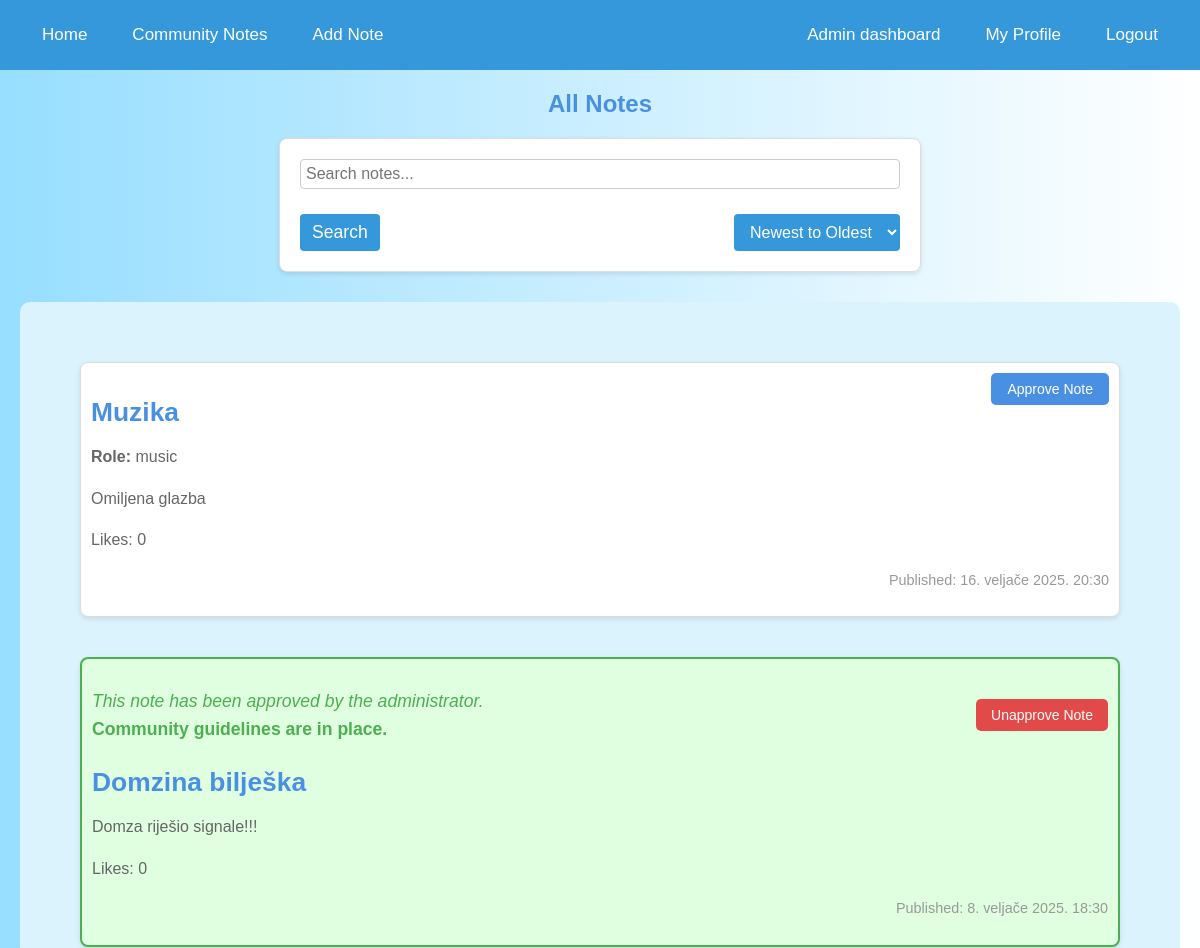
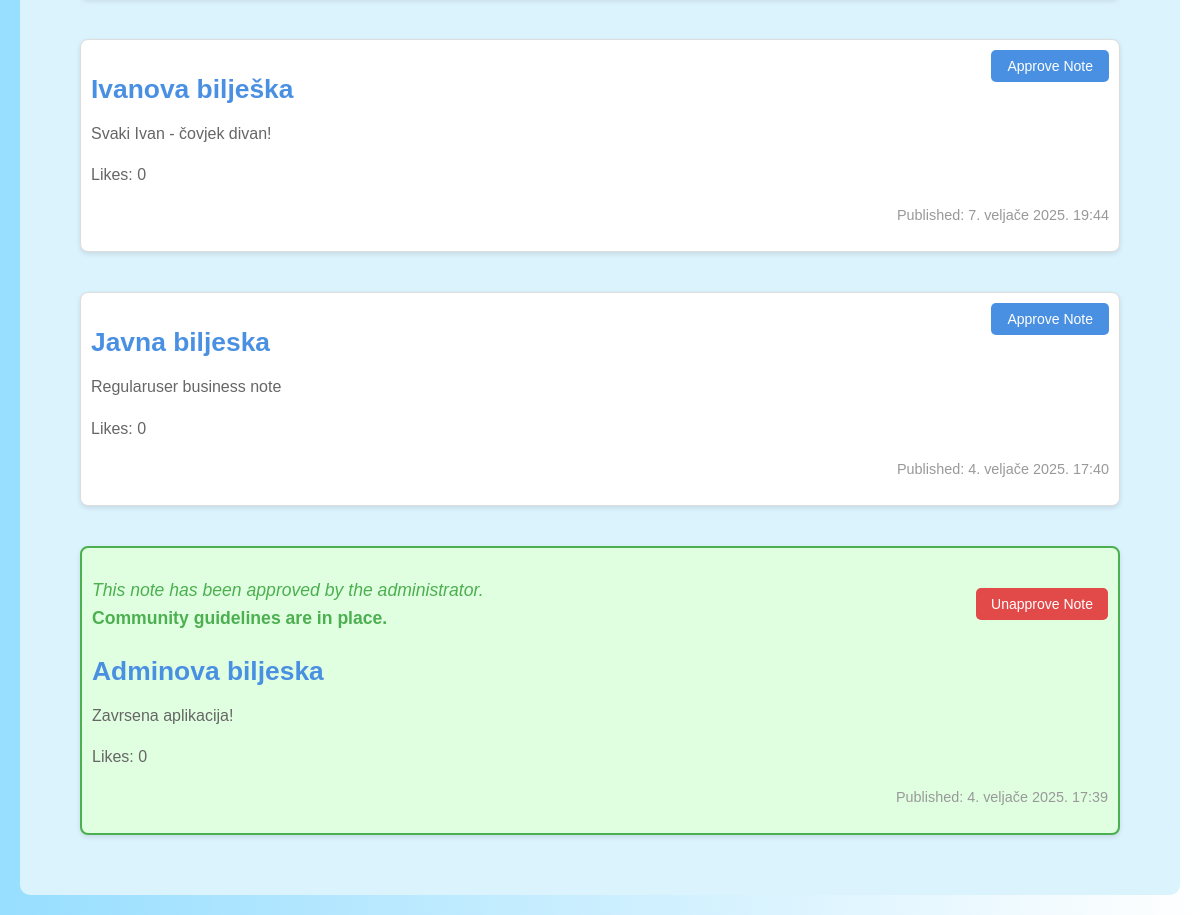
Before: /notes/ (signed in) with the older database file (2 pictures, top to bottom).
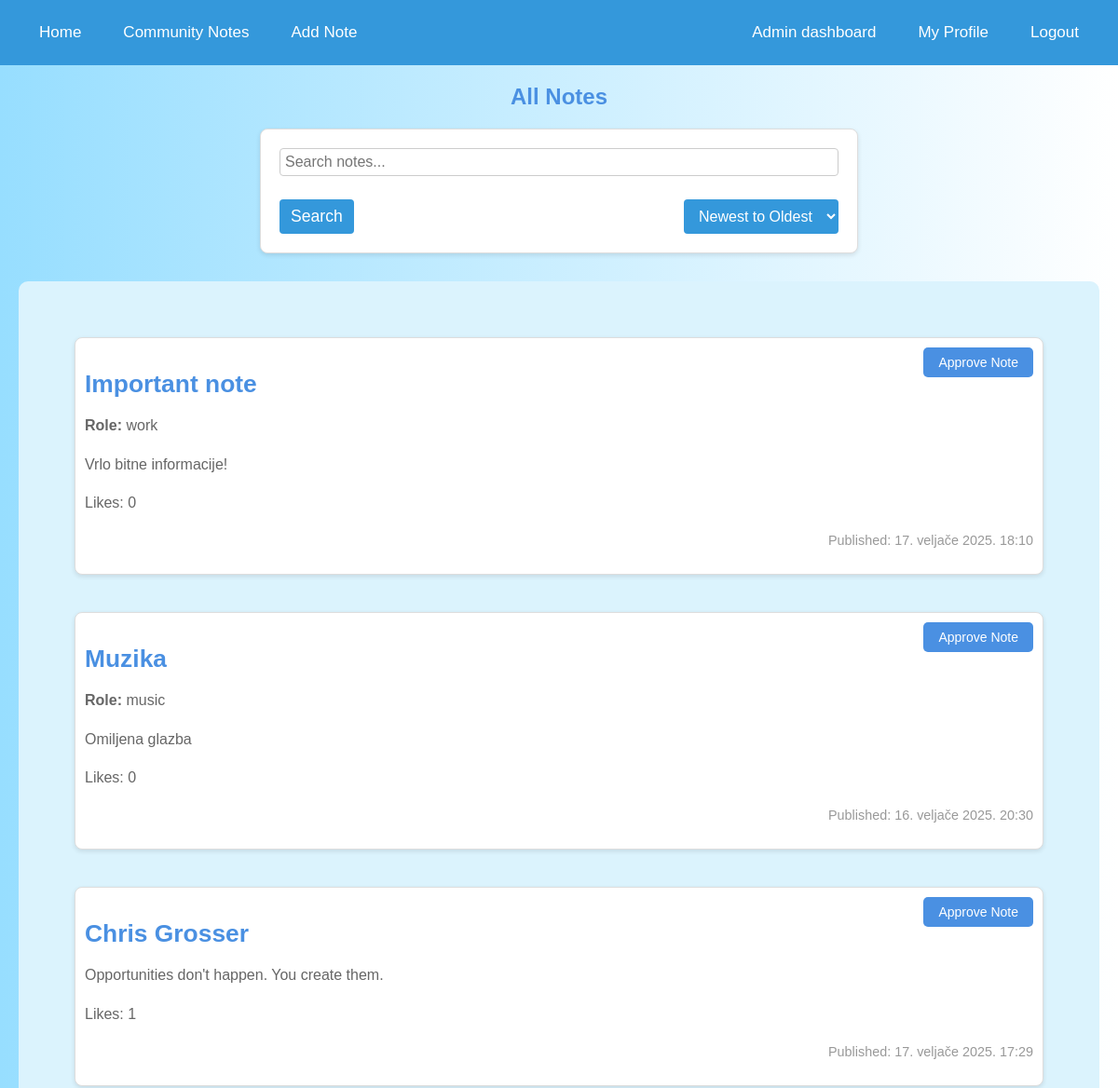
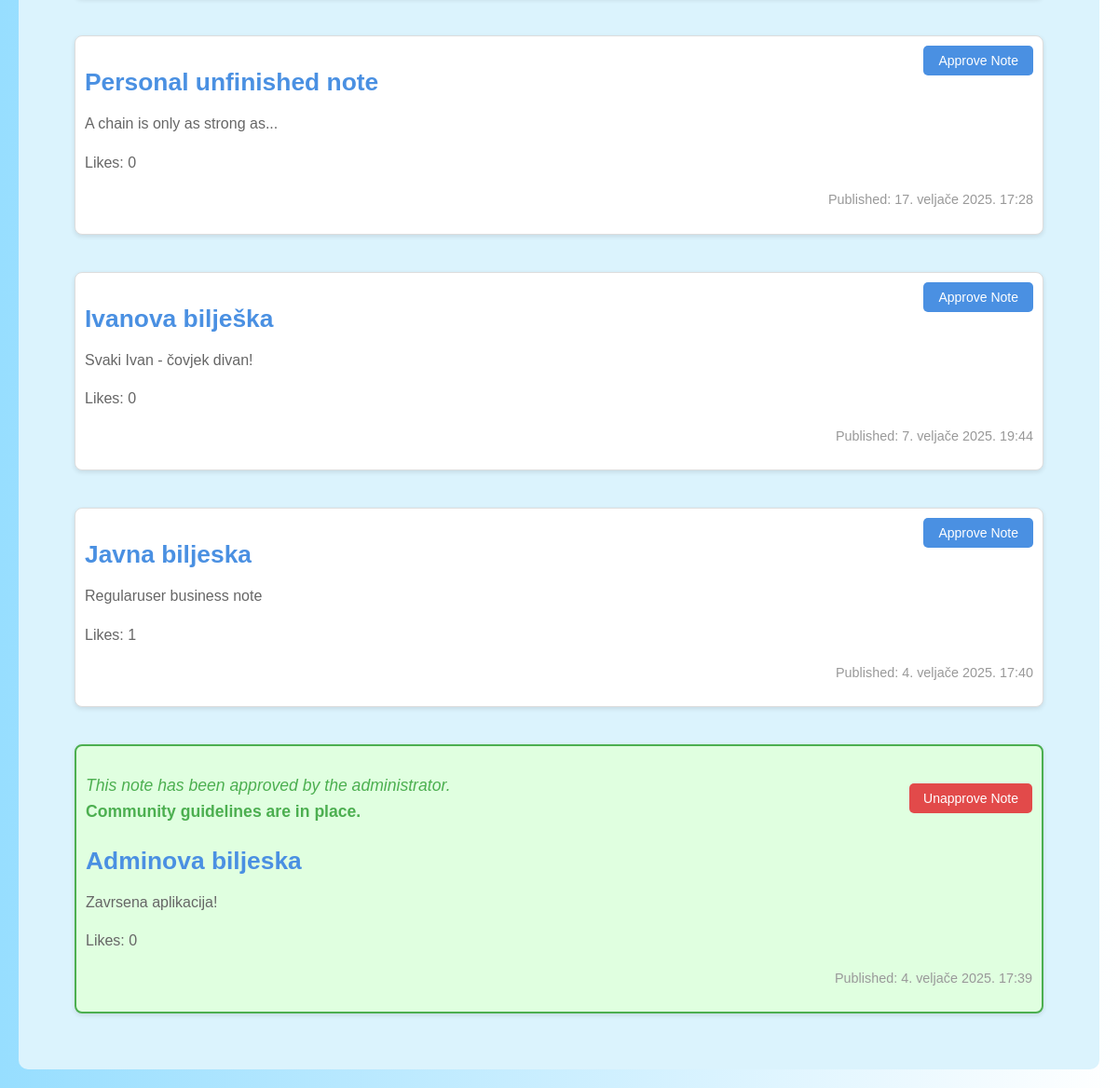
After: the same page with the newer database file (2 pictures, top to bottom).
### notes/models.py (models this page shows, shortened)
class Note(models.Model):
    ROLE_CHOICES = [
        ('hobbies', 'Hobbies'),
        ('movies', 'Movies'),
        ('school', 'School'),
        ('work', 'Work'),
        ('music', 'Music'),
        ('personal', 'Personal'),
    ]
    CATEGORY_CHOICES = [
        ('business', 'Business'),
        ('personal', 'Personal'),
    ]
    user = models.ForeignKey('accounts.CustomUser', on_delete=models.CASCADE, null=True, blank=True, related_name='notes')
    title = models.CharField(max_length=200)
    content = models.TextField()
    pub_date = models.DateTimeField(auto_now_add=True)
    private_notes = models.ManyToManyField(PrivateNoteModel, blank=True)
    is_public = models.BooleanField(default=True)
    is_important = models.BooleanField(default=False)
    is_locked = models.BooleanField(default=False)
    password = models.CharField(max_length=100, null=True, blank=True)
    completed = models.BooleanField(default=False)
    is_private = models.BooleanField(default=False)
    role = models.CharField(max_length=20, choices=ROLE_CHOICES, blank=True, null=True)
    approved = models.BooleanField(default=False)
    category = models.CharField(max_length=20, choices=CATEGORY_CHOICES, default='personal', blank=True, null=True)
    likes = models.ManyToManyField(CustomUser, related_name='liked_notes', blank=True)

### notes/views.py (the view)
# urls.py: path('', views.index, name='index'),
def index(request):
    search_query = request.GET.get('search', '')
    order = request.GET.get('order', 'desc')
    if search_query:
        notes = Note.objects.filter(title__icontains=search_query, is_public= True)
    else:
        notes = Note.objects.filter(is_public = True)
    if request.user.is_authenticated:
         notes = notes | Note.objects.filter(user=request.user, is_private=True)
    if request.user.is_authenticated:
        if request.user.type == 'REGULARUSER':
            for note in notes:
                if note.user.type == 'SUPERUSER' and note.is_public:
                    note.display_role = note.role
                else:
                    note.display_role = None
    if order == 'asc':
        notes = notes.order_by('-is_important', 'pub_date')
    else:
        notes = notes.order_by( '-is_important', '-pub_date')
    context = {
        'latest_note_list': notes,
        'current_order': order,
        'search_query': search_query,
    }
    return render(request, 'notes/index.html', context)

### notes/templates/notes/index.html (shortened to what this page needs)
{% extends 'notes/base.html' %}
{% block content %}
    <h2>All Notes</h2>
    <form method="get" action="{% url 'notes:index' %}" class="sort-form">
        <input type="text" name="search" placeholder="Search notes..." value="{{ search_query }}">
        <div class="search-sort-buttons">
            <button type="submit" class="search-button">Search</button>
            <select name="order" onchange="this.form.submit()">
                <option value="desc" {% if current_order == 'desc' %}selected{% endif %}>Newest to Oldest</option>
            </select>
        </div>
    </form>
    <div class="notes-container">
        {% if user.is_authenticated %}
            {% for note in latest_note_list %}
                {% if note.is_public %}
                    <div class="note {% if note.approved %}approved-note{% endif %}">
                        {% if note.approved %}
                            <p class="approved-message">
                                <em>This note has been approved by the administrator.</em><br>
                                <strong>Community guidelines are in place.</strong>
                            </p>
                        {% endif %}
                        {% if user.is_staff %}
                            {% if not note.approved %}
                                <a href="{% url 'accounts:approve_note' note.id %}" class="approve-button">Approve Note</a>
                            {% else %}
                                <a href="{% url 'accounts:unapprove_note' note.id %}" class="unapprove-button">Unapprove Note</a>
                            {% endif %}
                        {% endif %}
                        {% if user.is_authenticated and note.user.type == 'SUPERUSER' %}
                            {% if note.is_important %}
                                <div class="pin">&#128204</div>
                            {% endif %}
                        {% endif %}
                        <h3><a href="{% url 'notes:detail' note.id %}">{{ note.title }}</a></h3>
                        {% if user.is_authenticated and note.user.type == 'SUPERUSER' %}
                            {% if note.role %}
                                <p><strong>Role:</strong> {{ note.role }}</p>
                            {% else %}
                                <p>No role assigned.</p>
                            {% endif %}
                        {% endif %}
                        <p>{{ note.content }}</p>
                        <p>Likes: {{ note.likes.count }}</p>
                        <p>Published: {{ note.pub_date }}</p>
                    </div>
                {% endif %}
            {% empty %}
                <p>No public notes available.</p>
            {% endfor %}
        {% else %}
            <p>You need to be logged in to view the notes.</p>
        {% endif %}
    </div>
{% endblock %}

Changed rows visible on the page:
removed Note: shows "This note has been approved by the administrator.", approved "Community guidelines are in place.", title "Domzina bilješka", content "Domza riješio signale!!!", likes.count "0", pub_date "8. veljače 2025. 18:30"
added Note: approved "Approve Note", title "Important note", role "work", content "Vrlo bitne informacije!", likes.count "0", pub_date "17. veljače 2025. 18:10"
added Note: approved "Approve Note", title "Chris Grosser", content "Opportunities don't happen. You create them.", likes.count "1", pub_date "17. veljače 2025. 17:29"
added Note: approved "Approve Note", title "Personal unfinished note", content "A chain is only as strong as...", likes.count "0", pub_date "17. veljače 2025. 17:28"
computed for Note "Javna biljeska": likes.count "0" → "1"
